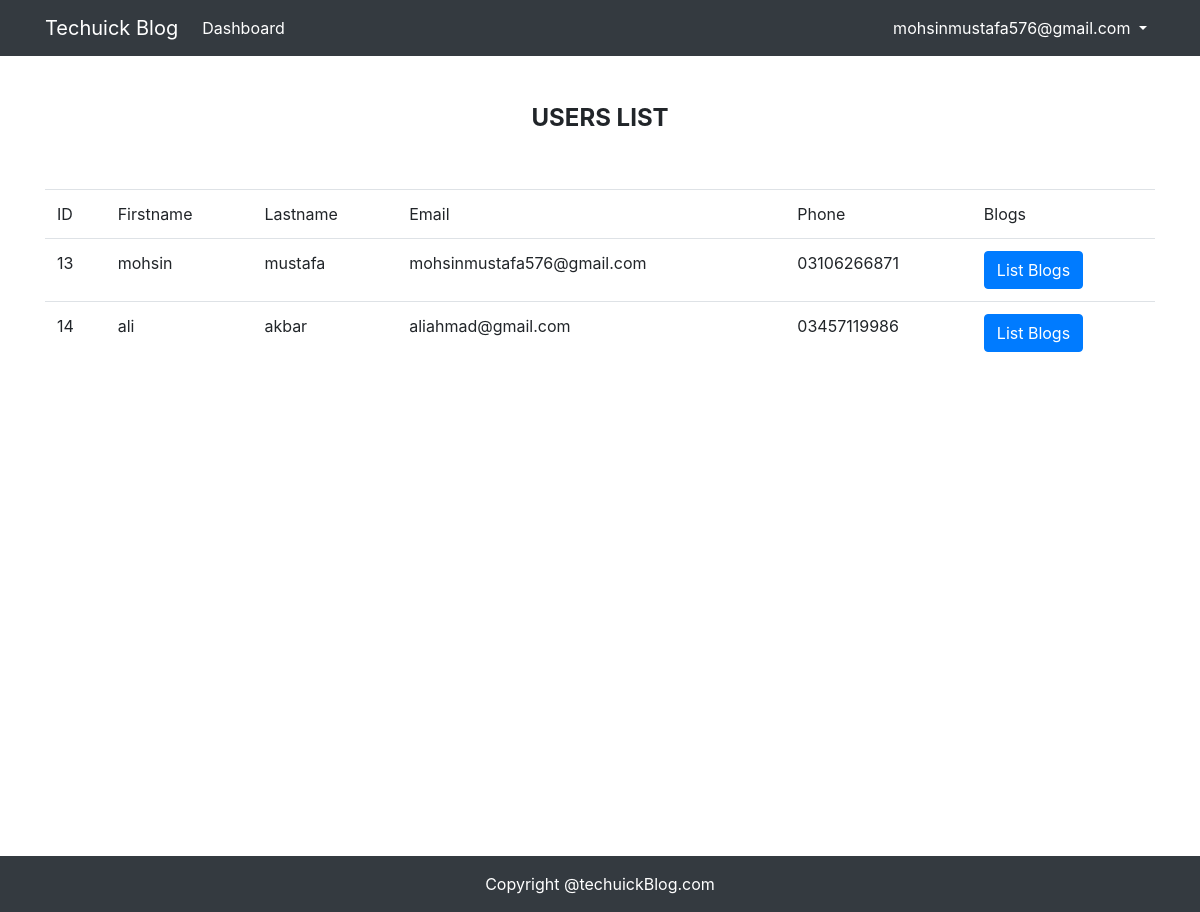
The app's page /admin/usersList.php (signed in) with its own data.
### tables this page shows
CREATE TABLE IF NOT EXISTS `users` (
  `id` int(11) UNSIGNED NOT NULL AUTO_INCREMENT,
  `firstname` varchar(50) NOT NULL,
  `lastname` varchar(50) NOT NULL,
  `email` varchar(50) NOT NULL,
  `phone` varchar(30) NOT NULL,
  `profile_pic` varchar(255) DEFAULT NULL,
  `password` char(32) NOT NULL,
  `created_at` datetime NOT NULL DEFAULT current_timestamp(),
  `updated_at` datetime DEFAULT NULL,
  `role_id` int(11) UNSIGNED DEFAULT NULL,
  PRIMARY KEY (`id`),
  UNIQUE KEY `email` (`email`),
  KEY `role_id` (`role_id`)
);

### admin/usersList.php (the view, shortened to what this page needs)
<!DOCTYPE html>
<html lang="en">
<head>
    <link rel="stylesheet" href="../assets/bootstrap/css/bootstrap.min.css">
	<link rel="stylesheet" href="../assets/css/adminIndex.css">
</head>
<body>
    <?php include_once("../partials/adminheader.php"); ?>
    <div class="container min-vh-100" id="wrapper">
        <div class="row">
            <div class="col-12" id="table">
				<h1 class="text-center p-5 pb-3 text-uppercase">Users List</h1>
				<table class="table table-hover table-responsive-sm">
					<thead>
						<tr>
							<td>ID</td>
							<td>Firstname</td>
							<td>Lastname</td>
							<td>Email</td>
							<td>Phone</td>
							<td>Blogs</td>
						</tr>
					</thead>
					<tbody>
						<?php include("../connection.php") ?>
						<?php
							$sql="SELECT * FROM users";
							$res=mysqli_query($conn,$sql);
							while($row=mysqli_fetch_assoc($res)):
							?>
						<tr>
							<td><?php echo $row['id'] ?></td>
							<td><?php echo $row['firstname'] ?></td>
							<td><?php  echo $row['lastname'] ?></td>
							<td><?php echo $row['email'] ?></td>
							<td><?php echo $row['phone'] ?></td>
							<td><a href="userblogs.php?uid=<?php echo $row['id'] ?>" class="btn btn-primary">List Blogs</a></td>
						</tr>
						<?php endwhile;  ?>
					</tbody>
				</table>
            </div>
        </div>
    </div>
    <?php  include_once("../partials/footer.php"); ?>
</body>
</html>

### partials/adminheader.php (shortened to what this page needs)
<nav class="navbar navbar-expand-lg navbar-light bg-dark text-white">
<div class="container">
  <a class="navbar-brand text-capetalize text-white" href="#">Techuick Blog</a>
  <div class="collapse navbar-collapse" id="navbarSupportedContent">
       <ul class="navbar-nav  w-100">
		   <?php if(isset($_SESSION['ADMIN-NAME'])): ?>
		   <li class="nav-item">
			   <a href="../admin/dashboard.php" class="nav-link text-white" id="dashboard">Dashboard</a>
		   </li>
		   <?php endif; ?>
            <li class="nav-item dropdown">
                <a class="nav-link dropdown-toggle text-white" href="#" id="navbarDropdown" role="button" data-toggle="dropdown" >
					<?php
						if(isset($_SESSION['ADMIN-NAME'])){
							echo $_SESSION['ADMIN-NAME'];
						}
						else{
							echo "Account";
						}
					?>
                </a>
            </li>
        </ul>
  </div>
  </div>
</nav>

### partials/footer.php
<footer class="bg-dark p-3 text-white text-center">
    Copyright @techuickBlog.com
</footer>

### assets/css/adminIndex.css (style rules this page uses)
#table >h1 { font-size: 24px; font-weight: bold; }

### records on screen
users: id "13", firstname "mohsin", lastname "mustafa", email "mohsinmustafa576@gmail.com", phone "03106266871"
users: id "14", firstname "ali", lastname "akbar", email "aliahmad@gmail.com", phone "03457119986"

### other values on screen
$_SESSION['ADMIN-NAME'] "mohsinmustafa576@gmail.com"
